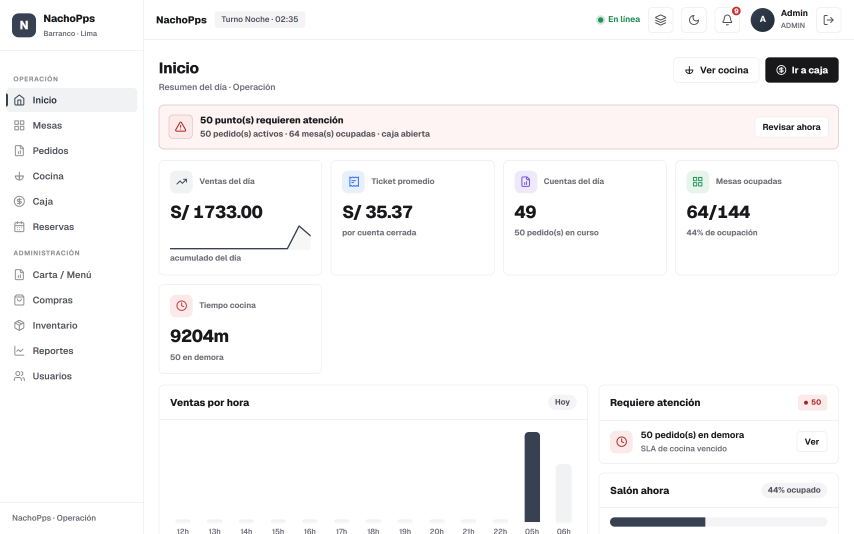
#> input picture docs/informe-resiliencia/raw/00_baseline_inicio.png, 2560 x 1600 px, found by its file name (shown at 1/3 size); its folder holds only this picture in this run
$ python annotate_all.py
#> lines starting #> are read from the running program, lines starting #| are printed output that depends on the picture
#!/usr/bin/env python3
"""Anota las capturas clave del informe (círculos rojos numerados + recuadros),
estilo del manual de referencia. Coordenadas en espacio real 2560x1600.
Lee de raw/, escribe en shots/."""
import os
from PIL import Image, ImageDraw, ImageFont

RAW = "docs/informe-resiliencia/raw"
OUT = "docs/informe-resiliencia/shots"
RED = (220, 38, 38, 255)
os.makedirs(OUT, exist_ok=True)

def font(sz):
    for n in ("arialbd.ttf", "arial.ttf", "DejaVuSans-Bold.ttf"):
        try:
            return ImageFont.truetype(n, sz)
        except OSError:
            continue
    return ImageFont.load_default()

def disc(d, x, y, n, r=30):
    d.ellipse([x - r, y - r, x + r, y + r], fill=RED, outline=(255, 255, 255, 255), width=4)
    f = font(int(r * 1.2))
    t = str(n)
    b = d.textbbox((0, 0), t, font=f)
    d.text((x - (b[2] - b[0]) / 2, y - (b[3] - b[1]) / 2 - b[1]), t, fill=(255, 255, 255, 255), font=f)

# spec: fichero -> lista de figuras
#   ("rect", x, y, w, h)            recuadro rojo
#   ("circ", x, y, r, n)            anillo rojo (radio r) + disco n arriba
#   ("num",  x, y, n)               disco numerado suelto
SPEC = {
    "00_baseline_inicio": [
        ("num", 700, 560, 1), ("num", 1180, 560, 2), ("num", 1730, 560, 3), ("num", 2280, 560, 4),
    ],
    "mesas_01_inicio": [("rect", 1965, 500, 585, 300), ("circ", 2255, 640, 200, 1)],
    "mesas_02_modulo": [("rect", 455, 235, 340, 70), ("circ", 625, 268, 190, 1),
                        ("rect", 1795, 40, 180, 45), ("num", 1885, 62, 2)],
    "pedidos_02": [("rect", 455, 235, 300, 70), ("circ", 605, 268, 170, 1)],
    "caja_01_inicio": [("rect", 1150, 355, 480, 250), ("circ", 1390, 480, 170, 1)],
    "reportes_02": [("rect", 465, 335, 2065, 185), ("circ", 800, 425, 130, 1)],
    "reservas_02": [("circ", 800, 300, 150, 1)],
    "inventario_02": [("rect", 468, 320, 2062, 235), ("num", 570, 435, 1),
                      ("rect", 1550, 715, 200, 60), ("num", 1650, 745, 2)],
    "cuentas_02_caja": [("rect", 2205, 168, 320, 95), ("circ", 2360, 215, 90, 1),
                        ("rect", 475, 350, 320, 90), ("num", 520, 300, 2)],
    "identidad_01_login": [("rect", 1645, 590, 675, 130), ("circ", 1980, 655, 120, 1)],
    "identidad_02_sesion_viva": [("rect", 1645, 590, 675, 130), ("circ", 1980, 655, 120, 1)],
    "kong_01_login": [("rect", 1420, 225, 640, 115), ("circ", 1740, 282, 110, 1)],
    "caja_02": [("rect", 465, 250, 900, 120), ("num", 520, 220, 1)],
    "notificaciones_01_inicio": [("rect", 2130, 40, 90, 60), ("circ", 2175, 70, 70, 1)],
}

for name, shapes in SPEC.items():
    src = os.path.join(RAW, name + ".png")
    if not os.path.exists(src):
        print("MISS", src); continue
    im = Image.open(src).convert("RGBA")
    ov = Image.new("RGBA", im.size, (0, 0, 0, 0))
#> ov: PIL image 2560x1600 RGBA; every value is 0
    d = ImageDraw.Draw(ov)
    for fig in shapes:
        k = fig[0]
        if k == "rect":
            _, x, y, w, h = fig
            for i in range(6):
                d.rounded_rectangle([x - i, y - i, x + w + i, y + h + i], radius=16, outline=RED)
        elif k == "circ":
            _, x, y, r, n = fig
            for i in range(6):
                d.ellipse([x - r - i, y - r - i, x + r + i, y + r + i], outline=RED)
            disc(d, x, y - r - 40, n)
        elif k == "num":
            _, x, y, n = fig
            disc(d, x, y, n)
    Image.alpha_composite(im, ov).convert("RGB").save(os.path.join(OUT, name + ".png"), quality=95)
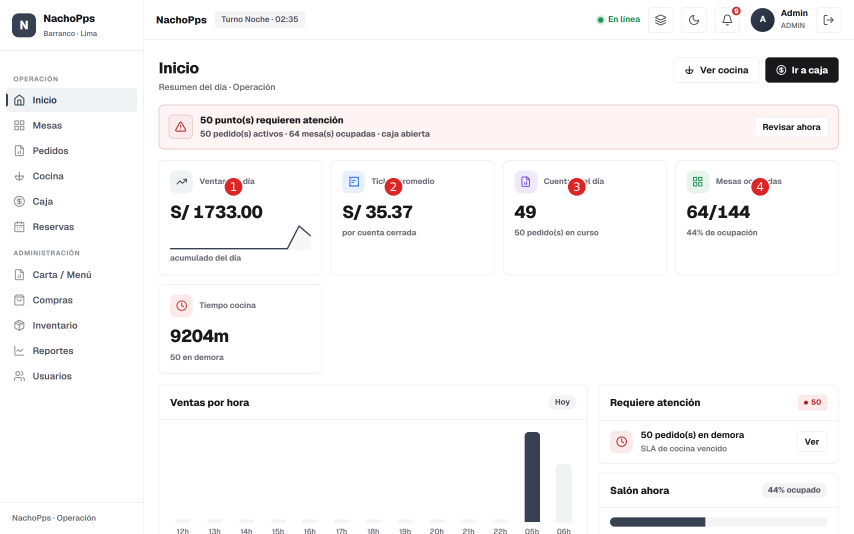
#> saved as 00_baseline_inicio.png: PIL image 2560x1600 RGB (shown at 1/3 size); mean R, G, B 247.6, 246.7, 247
    print("OK", name)
